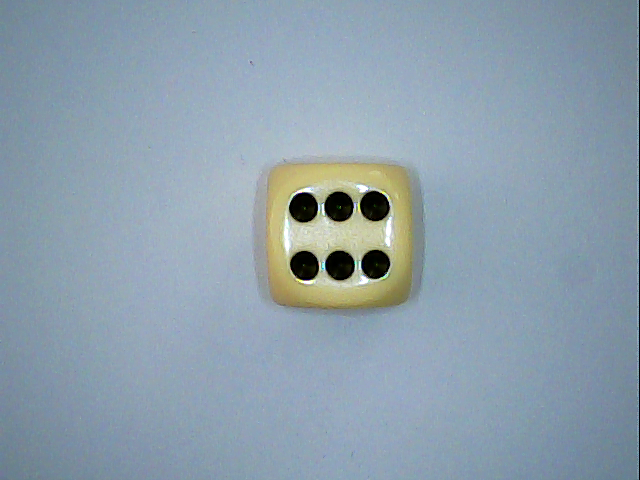
#> input picture python/testing/dice.png, 640 x 480 px
$ python fft.py
#> lines starting #> are read from the running program, lines starting #| are printed output that depends on the picture; after the words box and inside, x2 and y2 are one past the last pixel; in counts of white or black regions, pixels touching at a corner belong together
import cv2
import numpy as np
from matplotlib import pyplot as plt

img = cv2.imread('dice.png',0)
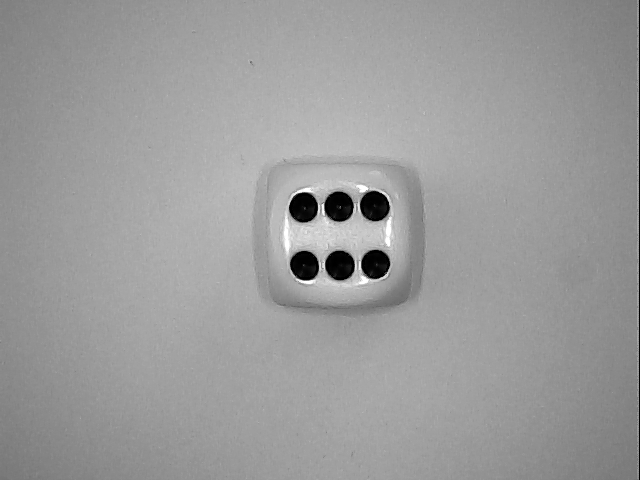
#> img: shape (480, 640); min 0, max 255, mean 154.9
ret, img = cv2.threshold(img, 90, 255, cv2.THRESH_BINARY)  # Binärer Schwellenwert anwenden
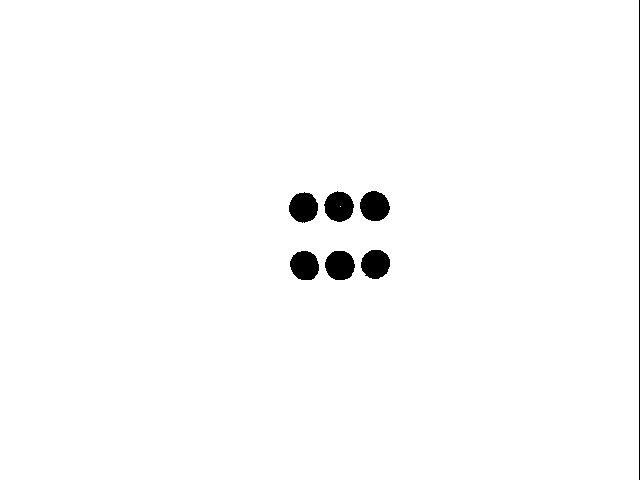
#> img: shape (480, 640); 98.5% white; 7 black regions, largest, box (x1, y1, x2, y2) and area: (360, 191, 390, 221) 698, (324, 191, 354, 222) 696, (325, 251, 355, 280) 695


f = np.fft.fft2(img)
fshift = np.fft.fftshift(f)
magnitude_spectrum = 20*np.log(np.abs(fshift))
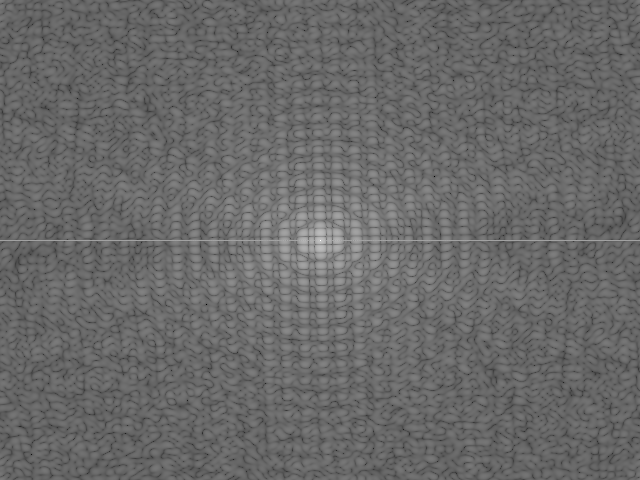
#> magnitude_spectrum: shape (480, 640) float64; min 10.6, max 363.2, mean 156.5; drawn with min black and max white

plt.subplot(121),plt.imshow(img, cmap = 'gray')
plt.title('Input Image'), plt.xticks([]), plt.yticks([])
plt.subplot(122),plt.imshow(magnitude_spectrum, cmap = 'gray')
plt.title('Magnitude Spectrum'), plt.xticks([]), plt.yticks([])
plt.show()
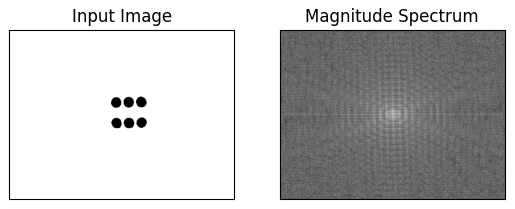
#> figure drawn by matplotlib, 2 panels
